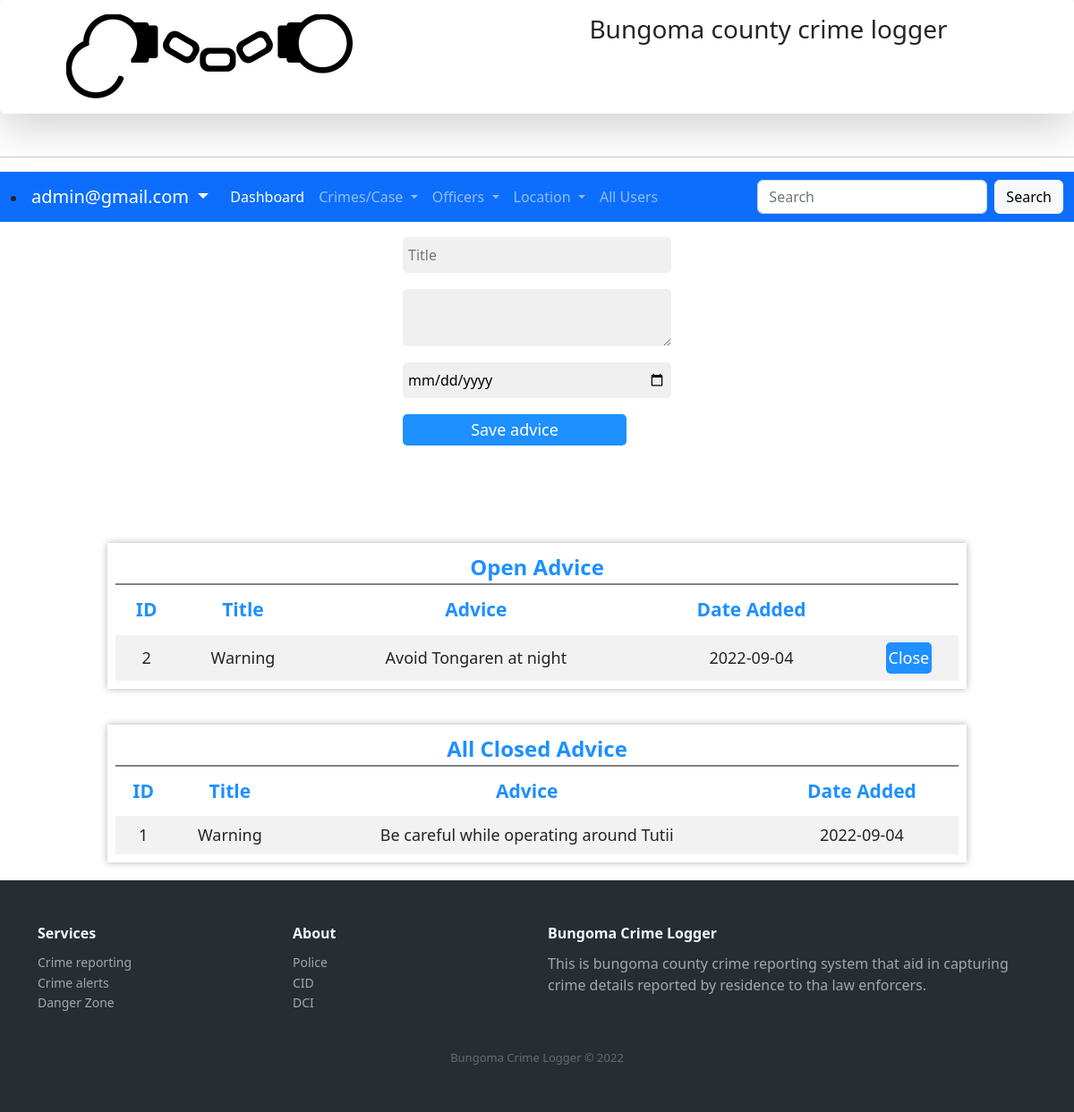
Screenshot of /advice.php (signed in) with the database file from the repository.
### tables this page shows
CREATE TABLE IF NOT EXISTS `tbladvice` (
  `adviceID` int(11) NOT NULL AUTO_INCREMENT,
  `title` varchar(255) NOT NULL,
  `advice` varchar(1024) NOT NULL,
  `dateadded` date NOT NULL,
  `status` int(1) NOT NULL,
  PRIMARY KEY (`adviceID`)
);

### advice.php (the view, shortened to what this page needs)
<?php require_once('Connections/crimecon.php'); ?>
<?php
$editFormAction = $_SERVER['PHP_SELF'];
if (isset($_SERVER['QUERY_STRING'])) {
  $editFormAction .= "?" . htmlentities($_SERVER['QUERY_STRING']);
}
$maxRows_ActiveAdvice = 10;
$pageNum_ActiveAdvice = 0;
$startRow_ActiveAdvice = $pageNum_ActiveAdvice * $maxRows_ActiveAdvice;
$query_ActiveAdvice = "SELECT tbladvice.adviceID, tbladvice.title, tbladvice.advice, tbladvice.dateadded FROM tbladvice  WHERE tbladvice.status = 1";
$query_limit_ActiveAdvice = sprintf("%s LIMIT %d, %d", $query_ActiveAdvice, $startRow_ActiveAdvice, $maxRows_ActiveAdvice);
$ActiveAdvice = mysql_query($query_limit_ActiveAdvice, $crimecon) or die(mysql_error());
$row_ActiveAdvice = mysql_fetch_assoc($ActiveAdvice);
$maxRows_ClosedAdvice = 10;
$pageNum_ClosedAdvice = 0;
$startRow_ClosedAdvice = $pageNum_ClosedAdvice * $maxRows_ClosedAdvice;
$query_ClosedAdvice = "SELECT tbladvice.adviceID, tbladvice.title, tbladvice.advice, tbladvice.dateadded FROM tbladvice WHERE tbladvice.status = 0";
$query_limit_ClosedAdvice = sprintf("%s LIMIT %d, %d", $query_ClosedAdvice, $startRow_ClosedAdvice, $maxRows_ClosedAdvice);
$ClosedAdvice = mysql_query($query_limit_ClosedAdvice, $crimecon) or die(mysql_error());
$row_ClosedAdvice = mysql_fetch_assoc($ClosedAdvice);
?>
<!DOCTYPE html PUBLIC "-//W3C//DTD XHTML 1.0 Transitional//EN" "http://www.w3.org/TR/xhtml1/DTD/xhtml1-transitional.dtd">
<html xmlns="http://www.w3.org/1999/xhtml">
<head>
<link rel="stylesheet" type="text/css" href="customcss/myelements.css">
<link rel="stylesheet" type="text/css" href="customcss/navigation.css">
<link rel="stylesheet" type="text/css" href="css/bootstrap.min.css">
<link rel="stylesheet" href="https://cdnjs.cloudflare.com/ajax/libs/ionicons/2.0.1/css/ionicons.min.css">
</head>
<body>
<nav class="shadow-lg p-3 mb-5 bg-body rounded">
   <div class="logoholder">
    <div class="logo-holder">
      <img src="assets/logo/logo.png">
    </div>
    <div class="name-holder">
      <h3>Bungoma county crime logger</h3>
    </div>
   </div>
   </nav>
   <hr>
      <nav class="navbar navbar-expand-lg navbar-dark bg-primary">
  <div class="container-fluid">
      <li class="nav-item dropdown">
          <a class="navbar-brand dropdown-toggle" href="#" id="navbarDropdown" role="button" data-bs-toggle="dropdown" aria-expanded="false">
            <?php echo $_SESSION['username'] ?> </a>
        </li>
    <div class="collapse navbar-collapse" id="navbarSupportedContent">
      <ul class="navbar-nav me-auto mb-2 mb-lg-0">
        <li class="nav-item">
          <a class="nav-link active" href="dashboardadmin.php">Dashboard</a>
        </li>
        <li class="nav-item dropdown">
          <a class="nav-link dropdown-toggle" href="#" id="navbarDropdown" role="button" data-bs-toggle="dropdown" aria-expanded="false">
            Crimes/Case
          </a>
        </li>
        <li class="nav-item dropdown">
          <a class="nav-link dropdown-toggle" href="#" id="navbarDropdown" role="button" data-bs-toggle="dropdown" aria-expanded="false">
            Officers
          </a>
        </li>
        <li class="nav-item dropdown">
          <a class="nav-link dropdown-toggle" href="#" id="navbarDropdown" role="button" data-bs-toggle="dropdown" aria-expanded="false">
            Location
          </a>
        </li>
        <li class="nav-item">
          <a class="nav-link" href="systemusers.php">All Users</a>
        </li>
      </ul>
      <form class="d-flex">
        <input class="form-control me-2" type="search" placeholder="Search" aria-label="Search">
        <button class="btn btn-light" type="submit">Search</button>
      </form>
    </div>
  </div>
</nav>
<form action="<?php echo $editFormAction; ?>" method="post" name="form1" id="form1">
  <table align="center">
    <tr valign="baseline">
      <td><input type="text" name="Title" value="" placeholder="Title" class="myinputtext" /></td>
    </tr>
    <tr valign="baseline">
      <td><textarea name="advice" placeholder="Advice note" class="myinputtext">
          </textarea>
      </td>
    </tr>
    <tr valign="baseline">
      <td><input type="date" name="dateadded" value="" class="myinputtext" /></td>
    </tr>
    <tr valign="baseline">
      <td><input type="submit" value="Save advice" class="mybutton" /></td>
    </tr>
  </table>
</form>
<p>&nbsp;</p>
<br><br>
<div class="scroll-table">
  <div class="table-holder">
    <div class="table-caption">
      <label class="largeText dodgerblueText">Open Advice <span></span></label>
    </div>
    <table>
      <thead>
  <tr>
    <th>ID</th>
    <th>Title</th>
    <th>Advice</th>
    <th>Date Added</th>
  </tr>
  </thead>
  <tbody>
 <?php do { ?>
    <tr>
      <td><?php echo $row_ActiveAdvice['adviceID']; ?></td>
      <td><?php echo $row_ActiveAdvice['title']; ?></td>
      <td><?php echo $row_ActiveAdvice['advice']; ?></td>
      <td><?php echo $row_ActiveAdvice['dateadded']; ?></td>
      <td><form action="advice.php" method="POST" name="formcloseadvice" id="closeadvice1"> <button class="myActionbutton" value="<?php echo $row_ActiveAdvice['adviceID']; ?>" name="btncloseadvice">Close</button>
      </form>
    </td>
    </tr>
    <?php } while ($row_ActiveAdvice = mysql_fetch_assoc($ActiveAdvice)); ?>
    </tbody>
</table>
  </div>
  </div>
<div class="scroll-table">
  <div class="table-holder">
    <div class="table-caption">
      <label class="largeText dodgerblueText">All Closed Advice <span></span></label>
    </div>
    <table>
      <thead>
  <tr>
    <th>ID</th>
    <th>Title</th>
    <th>Advice</th>
    <th>Date Added</th>
  </tr>
  </thead>
  <tbody>
 <?php do { ?>
    <tr>
      <td><?php echo $row_ClosedAdvice['adviceID']; ?></td>
      <td><?php echo $row_ClosedAdvice['title']; ?></td>
      <td><?php echo $row_ClosedAdvice['advice']; ?></td>
      <td><?php echo $row_ClosedAdvice['dateadded']; ?></td>
    </tr>
    <?php } while ($row_ClosedAdvice = mysql_fetch_assoc($ClosedAdvice)); ?>
    </tbody>
</table>
  </div>
  </div>
<div class="footer-dark">
        <footer>
            <div class="container">
                <div class="row">
                    <div class="col-sm-6 col-md-3 item">
                        <h3>Services</h3>
                        <ul>
                            <li><a href="#">Crime reporting</a></li>
                            <li><a href="#">Crime alerts</a></li>
                            <li><a href="#">Danger Zone </a></li>
                        </ul>
                    </div>
                    <div class="col-sm-6 col-md-3 item">
                        <h3>About</h3>
                        <ul>
                            <li><a href="#">Police</a></li>
                            <li><a href="#">CID</a></li>
                            <li><a href="#">DCI</a></li>
                        </ul>
                    </div>
                    <div class="col-md-6 item text">
                        <h3>Bungoma  Crime Logger</h3>
                        <p>This is bungoma county crime reporting system that aid in capturing crime details reported by residence to tha law enforcers.</p>
                    </div>
                </div>
                <p class="copyright">Bungoma  Crime Logger &copy; 2022</p>
            </div>
        </footer>
    </div>
</body>
</html>

### customcss/myelements.css (style rules this page uses)
.mybutton { padding: 4px 3px; background: dodgerblue; color: white; font-size: 18px; border-radius: 5px; outline: none; border: none; min-width: 250px; margin-top: 16px; }
.myActionbutton { padding: 4px 3px; background: dodgerblue; color: white; font-size: 18px; border-radius: 5px; outline: none; border: none; }
.myinputtext { padding: 8px 6px; background: #f0f0f0; font-size: 16px; border-radius: 5px; outline: none; border: none; min-width: 300px; margin-top: 16px; }
.largeText { font-size: 24px; font-weight: bold; }
.dodgerblueText { color: dodgerblue; }
.scroll-table { overflow: hidden; overflow-x: scroll; }
.table-holder { background: #fff; width: 80%; min-width: 750px; margin-left: 10%; border: 1px solid #fff; box-shadow: 0 0 0.5rem 0 rgba(0 ,0,0,0.3); padding: 8px; margin-top: 20px; margin-bottom: 20px; }
.table-caption { display: flex; justify-content: center; width: 100%; border-bottom: 2px solid grey; }
.table-holder table { width: 100%; }
.table-holder thead { color: dodgerblue; font-size: 21px; text-align: center; background-color: #fff; }
.table-holder th { padding: 12px 8px; }
.table-holder td { text-align: center; font-size: 18px; padding: 8px 6px; }
.table-holder tbody tr:nth-child(odd) { background-color: #f2f2f2; }

### customcss/navigation.css (style rules this page uses)
.logoholder { display: flex; }
.logo-holder { width: 50%; padding-left: 5%; }
.name-holder { width: 50%; padding-left: 5%; }
.footer-dark { padding:50px 0; color:#f0f9ff; background-color:#282d32; }
.footer-dark h3 { margin-top:0; margin-bottom:12px; font-weight:bold; font-size:16px; }
.footer-dark ul { padding:0; list-style:none; line-height:1.6; font-size:14px; margin-bottom:0; }
.footer-dark ul a { color:inherit; text-decoration:none; opacity:0.6; }
.footer-dark .item.text { margin-bottom:36px; }
.footer-dark .item.text p { opacity:0.6; margin-bottom:0; }
.footer-dark .copyright { text-align:center; padding-top:24px; opacity:0.3; font-size:13px; margin-bottom:0; }

### rows the page displays
tbladvice: adviceID "2", title "Warning", advice "Avoid Tongaren at night", dateadded "2022-09-04"
tbladvice: adviceID "1", title "Warning", advice "Be careful while operating around Tutii", dateadded "2022-09-04"

### other values shown
$_SESSION['username'] "admin@gmail.com"
